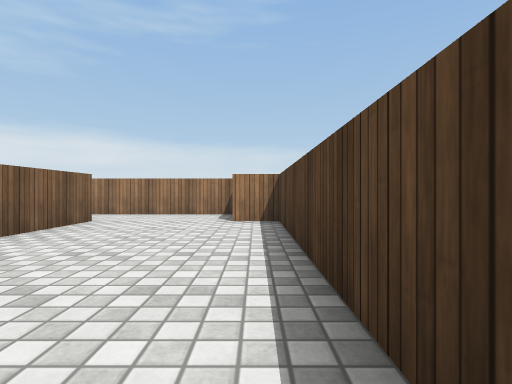
View 1 (above)

24 first-person views from a walk through a Unity game level. The camera is 0.62 m above the floor, looks level and sees 80° across. The floor is counted in squares, 1 m on a side. Each view is taken from the middle of a square. On the plan, view 1 faces up. The plan holds only what a view shows up to about 9 squares ahead; the rest is blank. Surface patterns are stand-ins for the level's own textures.

View 2
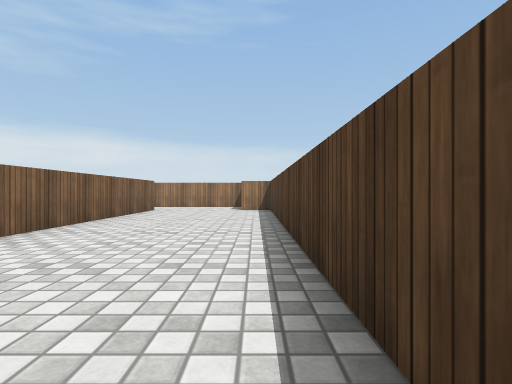

View 3
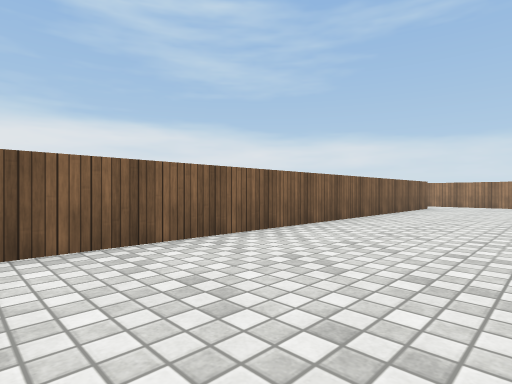

View 4
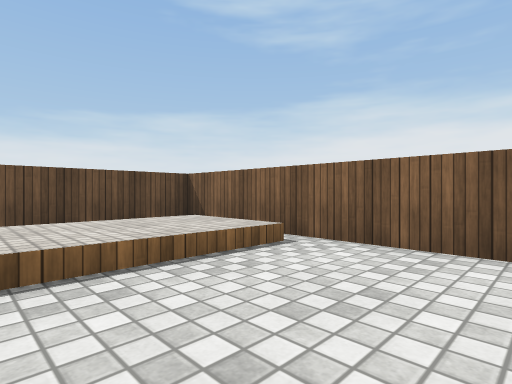

View 5
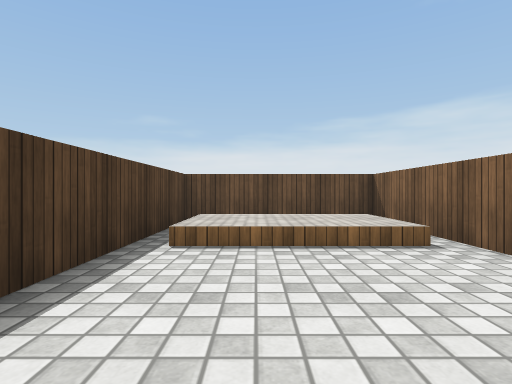

View 6
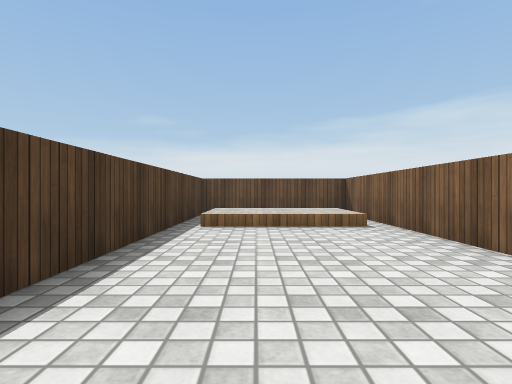

View 7
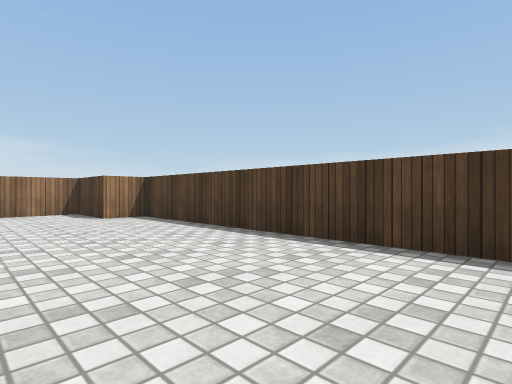

View 8
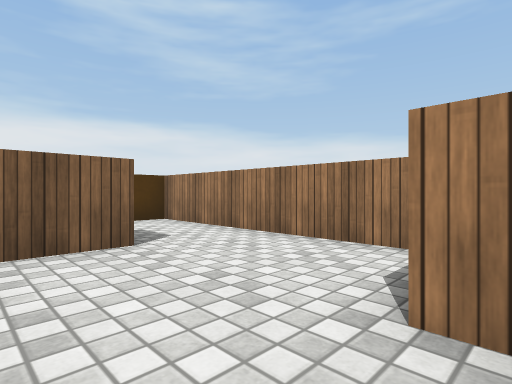

View 9
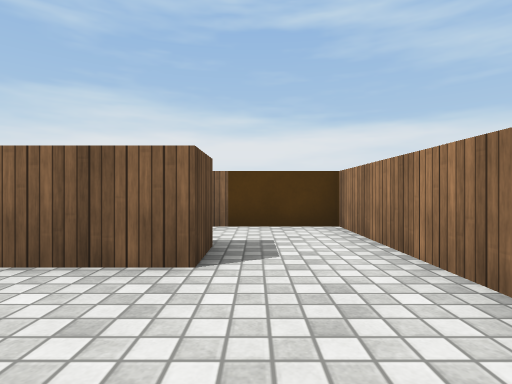

View 10
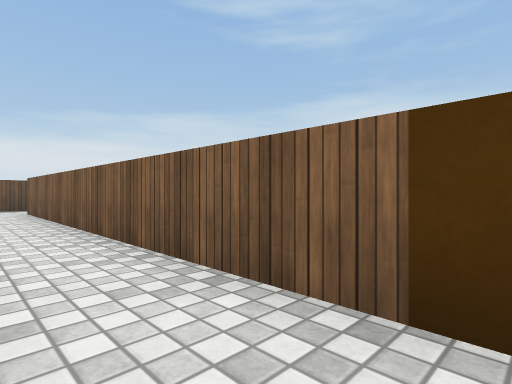

View 11
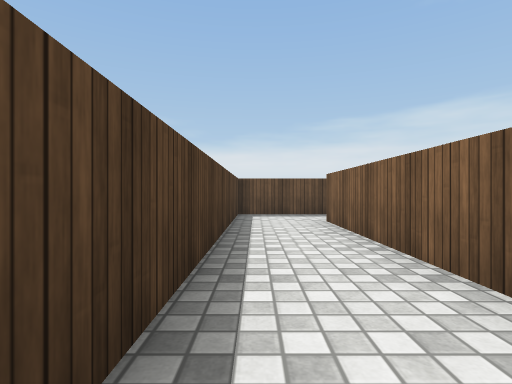

View 12
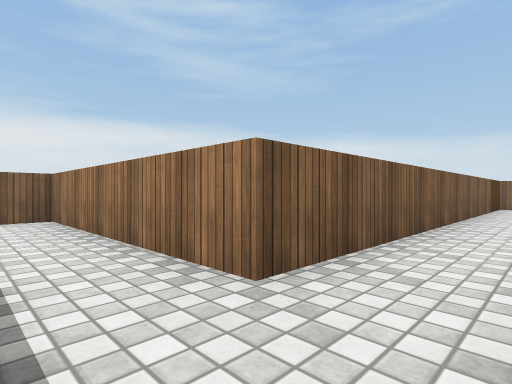

View 13
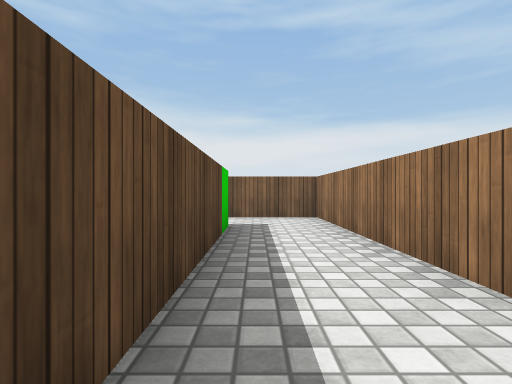

View 14
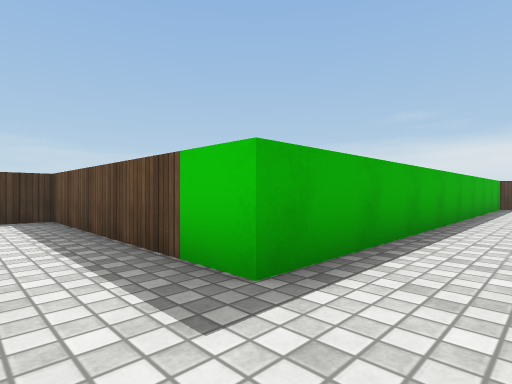

View 15
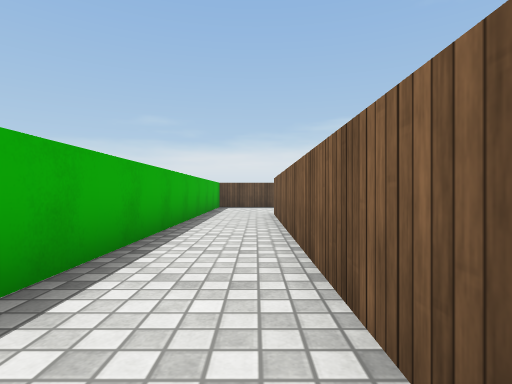

View 16
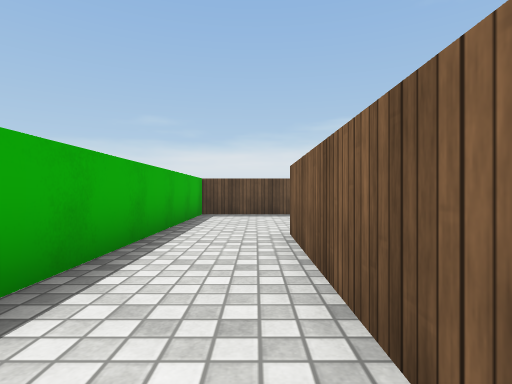

View 17
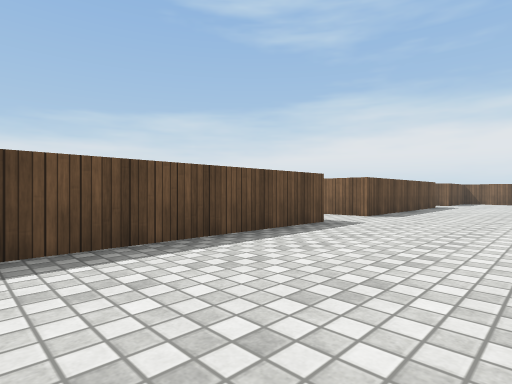

View 18
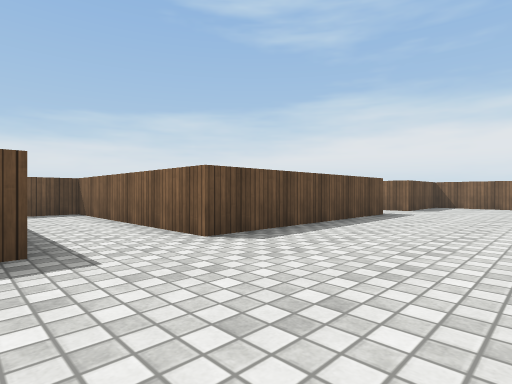

View 19
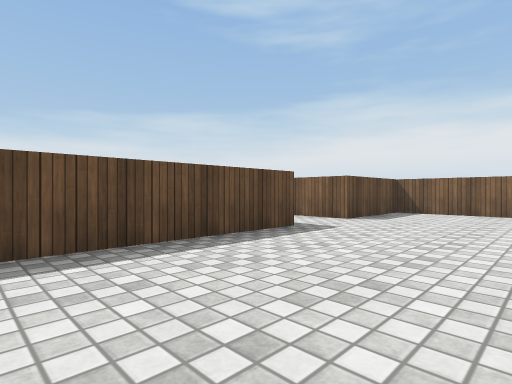

View 20
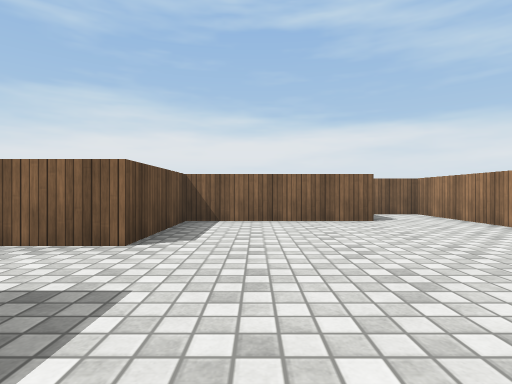

View 21
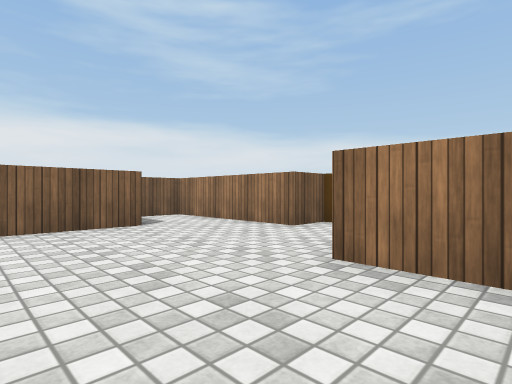

View 22
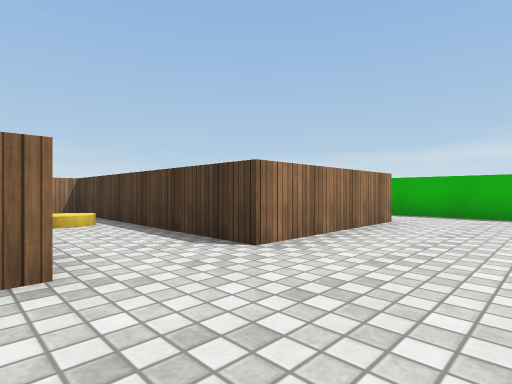

View 23
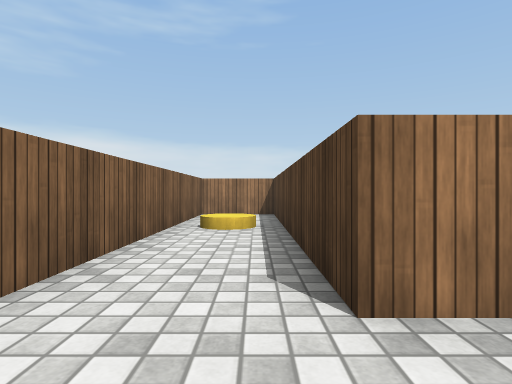

View 24
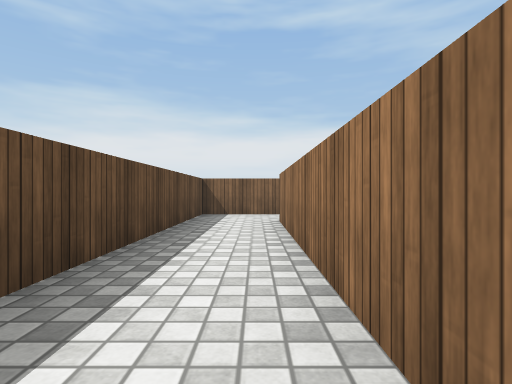

### Floor plan
Key: @ floor where view 1 was taken; # wall or solid block; . floor; ^ raised ledge; B block; C coin.
Columns run from 32 left of view 1 to 1 right of it. Each row starts with its distance up from view 1.
  9                          ########
  8                         BB......#
  7                         BB......##
  6                          #..#....#
  5                          #..#....#
  4                          #..#....#
  3                          #..#....#
  2                          #..#....#
  1                          #..#....#
  0                          #..#...@#
 -1                          #..#....#
 -2                          #..#....#
 -3                    #######..#....#
 -4                    #........#....#
 -5                    #........#....#
 -6              ####  #..#######....#
 -7              #..#  #..#     #^^^^#
 -8              #..#  #..#     #^^^^#
 -9              #C.#  #..#     #    #
-10     #BB      #..#  #..#     ######
-11 #####.       #..#  #..#
-12 #......      #..#  #..#
-13 #......##    #..####..#
-14   #...................#
-15   #...................#
-16   #...................#
-17   #...................#
-18   ####..######..#######
-19      #.      #..
-20              #..
-21              #..######
-22              #.........
-23              #........
-24              ########

Positions as (right, up) in squares from view 1, and headings:
1: (0, 0), facing up
2: (0, -4), facing up
3: (0, -6), facing up-left
4: (0, -4), facing down-left
5: (-1, -3), facing down
6: (-1, -1), facing down
7: (-3, -1), facing up-right
8: (0, 5), facing up-left
9: (-1, 7), facing left
10: (-5, 7), facing down-left
11: (-5, 3), facing down
12: (-5, -5), facing up-left
13: (-5, -5), facing left
14: (-12, -4), facing down-right
15: (-12, -5), facing down
16: (-12, -9), facing down
17: (-11, -14), facing down-left
18: (-16, -14), facing down-left
19: (-20, -14), facing down-left
20: (-23, -16), facing left
21: (-24, -16), facing up-left
22: (-19, -16), facing up-right
23: (-17, -15), facing up
24: (-10, -22), facing left
